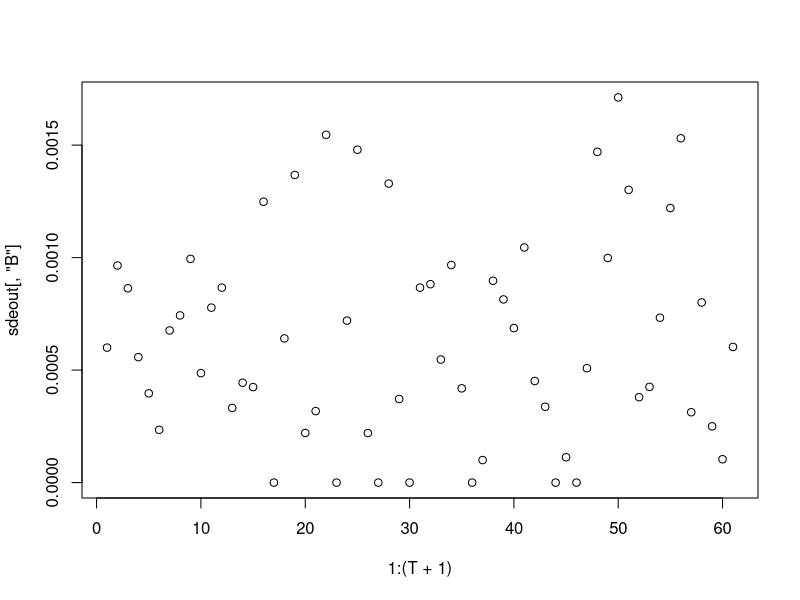
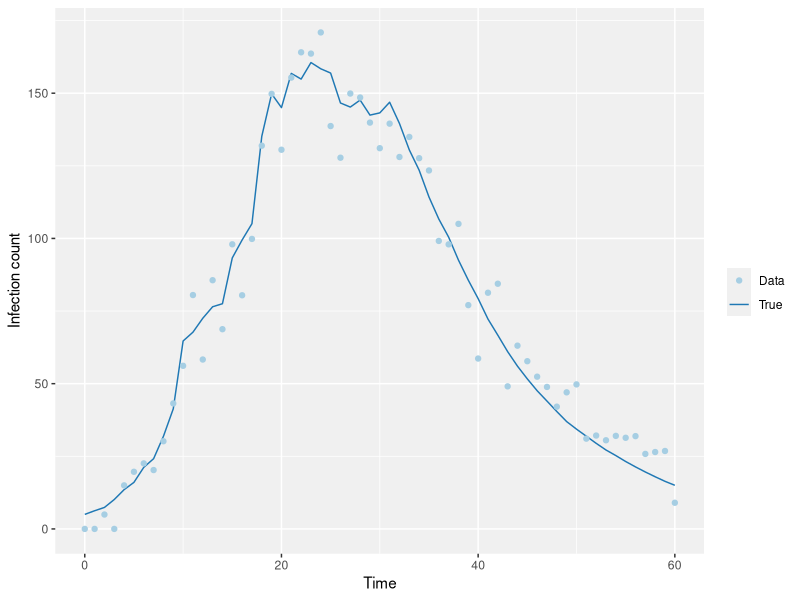

Here is the R script that generated these plots, in order:
library(ggplot2)

StocSIR <- function(y, pars, T, steps) {

	out <- matrix(NA, nrow = (T+1), ncol = 4)

	R0 <- pars[['R0']]
	r <- pars[['r']]
	gam <- pars[['gam']]
	N <- pars[['N']]
	eta <- pars[['eta']]
	berr <- pars[['berr']]

	S <- y[['S']]
	I <- y[['I']]
	R <- y[['R']]

	B0 <- R0 * r / N
	B <- B0

	out[1,] <- c(S,I,R,B)

	h <- 1 / steps

	for ( i in 1:(T*steps) ) {

		B <- B0 + eta*(B - B0) + rnorm(1, 0, berr)
		if (B < 0)
			B <- 0.0

		BSI <- B*S*I
		rI <- r*I

		dS <- -BSI
		dI <- BSI - rI
		dR <- rI

		S <- S + h*dS  #newInf
		I <- I + h*dI  #newInf - h*dR
		R <- R + h*dR  #h*dR

		if (i %% steps == 0)
			out[i/steps+1,] <- c(S,I,R,B)

	}

	return(out)

}

set.seed(1001)

T 		<- 60
i_infec <- 5
steps 	<- 7
N 		<- 500
sigma 	<- 10

pars <- c(R0 = 3.0, 	# new infected people per infected person
          r = 0.1, 		# recovery rate
          gam = 2, 		# new infected shock intensity
		  N = 500, 		# population size
		  eta = 0.5, 	# geometric random walk
		  berr = 0.0005) 	# Beta geometric walk noise

true_init_cond <- c(S = N - i_infec,
					I = i_infec,
					R = 0)

sdeout <- StocSIR(true_init_cond, pars, T, steps)
colnames(sdeout) <- c('S','I','R','B')

quartz()
plot(1:(T+1), sdeout[,'B'])

infec_counts_raw <- sdeout[,'I'] + rnorm(T+1, 0, sigma)
infec_counts     <- ifelse(infec_counts_raw < 0, 0, infec_counts_raw)

plotdata <- data.frame(times = 0:T, true = sdeout[,'I'], data = infec_counts)

g <- ggplot(plotdata, aes(times)) +
        geom_line(aes(y = true, colour = "True")) + 
        geom_point(aes(y = data, colour = "Data")) +
        labs(x = "Time", y = "Infection count", color = "") +
        scale_color_brewer(palette="Paired") +
        theme(panel.background = element_rect(fill = "#F0F0F0"))

quartz()
print(g)